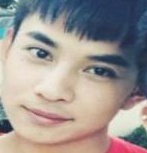
#> input picture dataset/without_mask/(1014).jpg, 147 x 153 px
$ jupyter execute --allow-errors Training.ipynb
#> lines starting #> are read from the running program, lines starting #| are printed output that depends on the picture
#> `image = cv2.imread(img_path, 0)`:
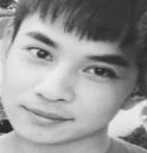
#> image: shape (153, 147); min 29, max 244, mean 151
# Face Mask Detection

## Packages

[cell 1]
from time import time
from imutils import paths
import cv2, random
import numpy as np
import matplotlib.pyplot as plt

from sklearn.model_selection import train_test_split
from sklearn.decomposition import PCA
from sklearn.svm import SVC
from sklearn.model_selection import GridSearchCV
from sklearn.metrics import classification_report
from sklearn.model_selection import cross_val_score
from sklearn.tree import DecisionTreeClassifier
from sklearn.linear_model import SGDClassifier
from sklearn import neighbors
from sklearn.naive_bayes import GaussianNB
from sklearn.ensemble import RandomForestClassifier
from sklearn.ensemble import ExtraTreesClassifier
from sklearn.ensemble import BaggingClassifier
from sklearn.ensemble import AdaBoostClassifier
from sklearn.ensemble import GradientBoostingClassifier
from sklearn.ensemble import VotingClassifier
from sklearn.linear_model import LogisticRegression

## Preprocessing

[cell 2]
#### BASIC PARAMETERS ####

# IMAGE SIZE
img_height = 224
img_width = 224

[cell 3]
# LOADING IMAGES
print("[INFO] LOADING IMAGES...")
t0 = time()
data_dir = "../dataset"
PATH = list(paths.list_images(data_dir))

data = []
label = []
#> (the rest of this cell did not finish here and is left out)
